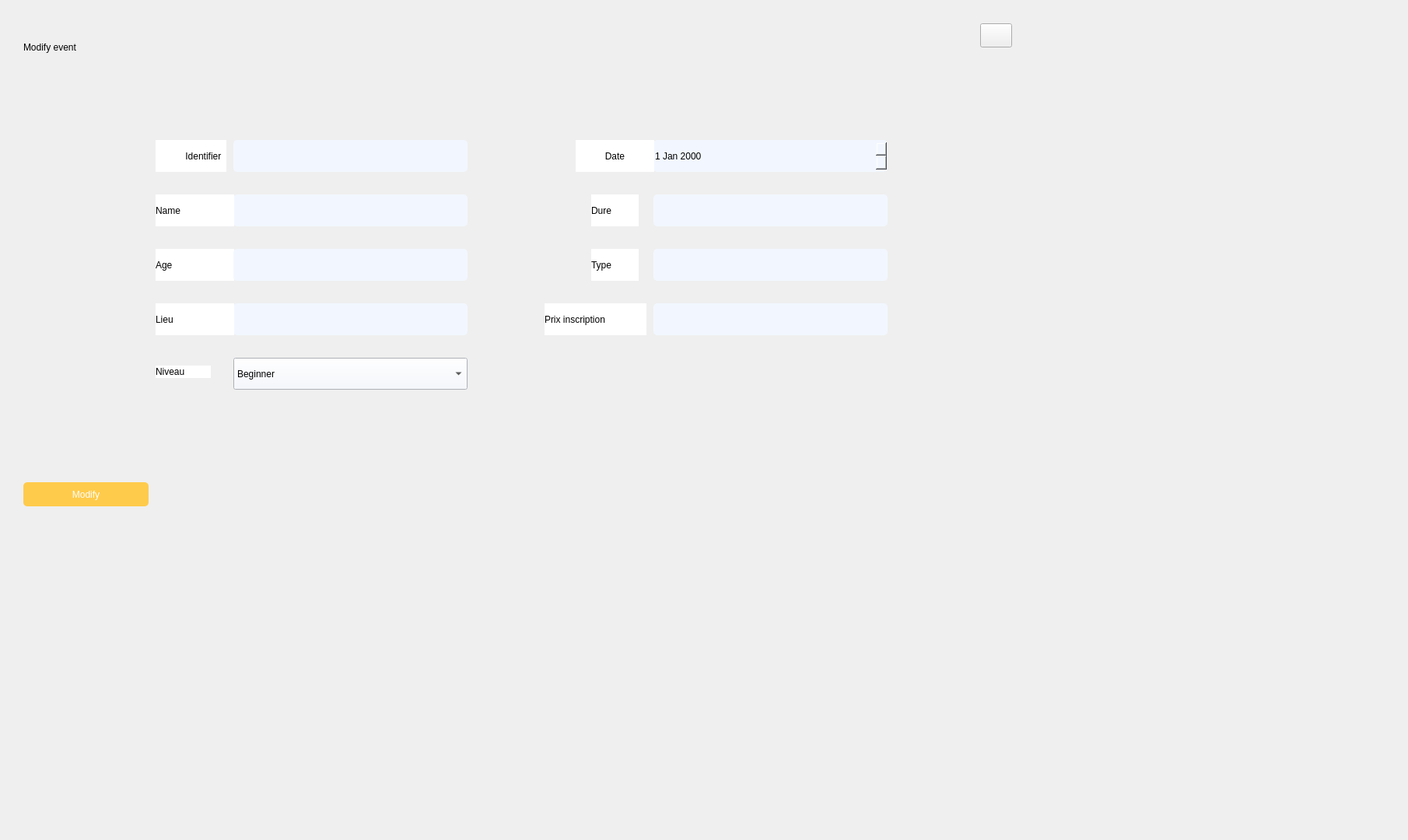
      <widget class="QWidget" name="modifevent">
       <widget class="QLineEdit" name="l_lieum_event">
        <property name="geometry">
         <rect>
          <x>300</x>
          <y>390</y>
          <width>301</width>
          <height>41</height>
         </rect>
        </property>
        <property name="styleSheet">
         <string notr="true">border-radius: 5px ;
background-color: rgb(242, 247, 255);</string>
        </property>
        <property name="frame">
         <bool>true</bool>
        </property>
        <property name="alignment">
         <set>Qt::AlignCenter</set>
        </property>
        <property name="dragEnabled">
         <bool>true</bool>
        </property>
        <property name="readOnly">
         <bool>false</bool>
        </property>
       </widget>
       <widget class="QLineEdit" name="l_nomm_event">
        <property name="geometry">
         <rect>
          <x>300</x>
          <y>250</y>
          <width>301</width>
          <height>41</height>
         </rect>
        </property>
        <property name="styleSheet">
         <string notr="true">border-radius: 5px ;
background-color: rgb(242, 247, 255);</string>
        </property>
        <property name="frame">
         <bool>true</bool>
        </property>
        <property name="alignment">
         <set>Qt::AlignCenter</set>
        </property>
        <property name="dragEnabled">
         <bool>true</bool>
        </property>
        <property name="readOnly">
         <bool>false</bool>
        </property>
       </widget>
       <widget class="QDateEdit" name="l_datem_event">
        <property name="geometry">
         <rect>
          <x>840</x>
          <y>180</y>
          <width>301</width>
          <height>41</height>
         </rect>
        </property>
        <property name="styleSheet">
         <string notr="true">border-radius: 5px ;
background-color: rgb(242, 247, 255);</string>
        </property>
       </widget>
       <widget class="QLabel" name="label_129">
        <property name="geometry">
         <rect>
          <x>700</x>
          <y>390</y>
          <width>131</width>
          <height>41</height>
         </rect>
        </property>
        <property name="styleSheet">
         <string notr="true">background-color: rgb(255, 255, 255);
font: 10pt &quot;poppins&quot;;
color: rgb(0, 0, 0);
</string>
        </property>
        <property name="text">
         <string>Prix inscription</string>
        </property>
        <property name="alignment">
         <set>Qt::AlignLeading|Qt::AlignLeft|Qt::AlignVCenter</set>
        </property>
       </widget>
       <widget class="QLabel" name="label_128">
        <property name="geometry">
         <rect>
          <x>200</x>
          <y>320</y>
          <width>101</width>
          <height>41</height>
         </rect>
        </property>
        <property name="styleSheet">
         <string notr="true">background-color: rgb(255, 255, 255);
font: 10pt &quot;poppins&quot;;
color: rgb(0, 0, 0);
</string>
        </property>
        <property name="text">
         <string>Age</string>
        </property>
        <property name="alignment">
         <set>Qt::AlignLeading|Qt::AlignLeft|Qt::AlignVCenter</set>
        </property>
       </widget>
       <widget class="QLabel" name="label_141">
        <property name="geometry">
         <rect>
          <x>740</x>
          <y>180</y>
          <width>101</width>
          <height>41</height>
         </rect>
        </property>
        <property name="styleSheet">
         <string notr="true">background-color: rgb(255, 255, 255);
font: 10pt &quot;poppins&quot;;
color: rgb(0, 0, 0);
</string>
        </property>
        <property name="text">
         <string>Date</string>
        </property>
        <property name="alignment">
         <set>Qt::AlignCenter</set>
        </property>
       </widget>
       <widget class="QLabel" name="label_102">
        <property name="geometry">
         <rect>
          <x>200</x>
          <y>250</y>
          <width>101</width>
          <height>41</height>
         </rect>
        </property>
        <property name="styleSheet">
         <string notr="true">background-color: rgb(255, 255, 255);
font: 10pt &quot;poppins&quot;;
color: rgb(0, 0, 0);
</string>
        </property>
        <property name="text">
         <string>Name</string>
        </property>
        <property name="alignment">
         <set>Qt::AlignLeading|Qt::AlignLeft|Qt::AlignVCenter</set>
        </property>
       </widget>
       <widget class="QLineEdit" name="l_agem_event">
        <property name="geometry">
         <rect>
          <x>300</x>
          <y>320</y>
          <width>301</width>
          <height>41</height>
         </rect>
        </property>
        <property name="styleSheet">
         <string notr="true">border-radius: 5px ;
background-color: rgb(242, 247, 255);</string>
        </property>
        <property name="alignment">
         <set>Qt::AlignCenter</set>
        </property>
       </widget>
       <widget class="QLineEdit" name="l_typem_event">
        <property name="geometry">
         <rect>
          <x>840</x>
          <y>320</y>
          <width>301</width>
          <height>41</height>
         </rect>
        </property>
        <property name="styleSheet">
         <string notr="true">border-radius: 5px ;
background-color: rgb(242, 247, 255);</string>
        </property>
        <property name="frame">
         <bool>true</bool>
        </property>
        <property name="alignment">
         <set>Qt::AlignCenter</set>
        </property>
        <property name="dragEnabled">
         <bool>true</bool>
        </property>
        <property name="readOnly">
         <bool>false</bool>
        </property>
       </widget>
       <widget class="QLabel" name="label_103">
        <property name="geometry">
         <rect>
          <x>30</x>
          <y>40</y>
          <width>261</width>
          <height>41</height>
         </rect>
        </property>
        <property name="styleSheet">
         <string notr="true">font: 15pt &quot;Poppins&quot;;</string>
        </property>
        <property name="text">
         <string>Modify event</string>
        </property>
       </widget>
       <widget class="QLabel" name="label_139">
        <property name="geometry">
         <rect>
          <x>200</x>
          <y>390</y>
          <width>101</width>
          <height>41</height>
         </rect>
        </property>
        <property name="styleSheet">
         <string notr="true">background-color: rgb(255, 255, 255);
font: 10pt &quot;poppins&quot;;
color: rgb(0, 0, 0);
</string>
        </property>
        <property name="text">
         <string>Lieu</string>
        </property>
        <property name="alignment">
         <set>Qt::AlignLeading|Qt::AlignLeft|Qt::AlignVCenter</set>
        </property>
       </widget>
       <widget class="QLineEdit" name="l_prixm_event">
        <property name="geometry">
         <rect>
          <x>840</x>
          <y>390</y>
          <width>301</width>
          <height>41</height>
         </rect>
        </property>
        <property name="styleSheet">
         <string notr="true">border-radius: 5px ;
background-color: rgb(242, 247, 255);</string>
        </property>
        <property name="frame">
         <bool>true</bool>
        </property>
        <property name="alignment">
         <set>Qt::AlignCenter</set>
        </property>
        <property name="dragEnabled">
         <bool>true</bool>
        </property>
        <property name="readOnly">
         <bool>false</bool>
        </property>
       </widget>
       <widget class="QLabel" name="label_138">
        <property name="geometry">
         <rect>
          <x>1530</x>
          <y>690</y>
          <width>271</width>
          <height>381</height>
         </rect>
        </property>
        <property name="text">
         <string/>
        </property>
        <property name="pixmap">
         <pixmap>:/img/typing_human.png</pixmap>
        </property>
        <property name="scaledContents">
         <bool>true</bool>
        </property>
       </widget>
       <widget class="QLineEdit" name="l_idm_event">
        <property name="geometry">
         <rect>
          <x>300</x>
          <y>180</y>
          <width>301</width>
          <height>41</height>
         </rect>
        </property>
        <property name="styleSheet">
         <string notr="true">border-radius: 5px ;
background-color: rgb(242, 247, 255);</string>
        </property>
        <property name="frame">
         <bool>true</bool>
        </property>
        <property name="alignment">
         <set>Qt::AlignCenter</set>
        </property>
        <property name="dragEnabled">
         <bool>true</bool>
        </property>
        <property name="readOnly">
         <bool>false</bool>
        </property>
       </widget>
       <widget class="QLabel" name="label_130">
        <property name="geometry">
         <rect>
          <x>760</x>
          <y>250</y>
          <width>61</width>
          <height>41</height>
         </rect>
        </property>
        <property name="styleSheet">
         <string notr="true">background-color: rgb(255, 255, 255);
font: 10pt &quot;poppins&quot;;
color: rgb(0, 0, 0);
</string>
        </property>
        <property name="text">
         <string>Dure</string>
        </property>
        <property name="alignment">
         <set>Qt::AlignLeading|Qt::AlignLeft|Qt::AlignVCenter</set>
        </property>
       </widget>
       <widget class="QLabel" name="label_104">
        <property name="geometry">
         <rect>
          <x>200</x>
          <y>180</y>
          <width>91</width>
          <height>41</height>
         </rect>
        </property>
        <property name="styleSheet">
         <string notr="true">background-color: rgb(255, 255, 255);
font: 10pt &quot;poppins&quot;;
color: rgb(0, 0, 0);
</string>
        </property>
        <property name="text">
         <string>       Identifier  </string>
        </property>
        <property name="alignment">
         <set>Qt::AlignRight|Qt::AlignTrailing|Qt::AlignVCenter</set>
        </property>
       </widget>
       <widget class="QLineEdit" name="l_durem_event">
        <property name="geometry">
         <rect>
          <x>840</x>
          <y>250</y>
          <width>301</width>
          <height>41</height>
         </rect>
        </property>
        <property name="styleSheet">
         <string notr="true">border-radius: 5px ;
background-color: rgb(242, 247, 255);</string>
        </property>
        <property name="frame">
         <bool>true</bool>
        </property>
        <property name="alignment">
         <set>Qt::AlignCenter</set>
        </property>
        <property name="dragEnabled">
         <bool>true</bool>
        </property>
        <property name="readOnly">
         <bool>false</bool>
        </property>
       </widget>
       <widget class="QLabel" name="label_140">
        <property name="geometry">
         <rect>
          <x>760</x>
          <y>320</y>
          <width>61</width>
          <height>41</height>
         </rect>
        </property>
        <property name="styleSheet">
         <string notr="true">background-color: rgb(255, 255, 255);
font: 10pt &quot;poppins&quot;;
color: rgb(0, 0, 0);
</string>
        </property>
        <property name="text">
         <string>Type</string>
        </property>
        <property name="alignment">
         <set>Qt::AlignLeading|Qt::AlignLeft|Qt::AlignVCenter</set>
        </property>
       </widget>
       <widget class="QPushButton" name="validerm_event">
        <property name="geometry">
         <rect>
          <x>30</x>
          <y>620</y>
          <width>161</width>
          <height>31</height>
         </rect>
        </property>
        <property name="styleSheet">
         <string notr="true">background-color:#FFCB4B;border-radius :5px; 
color : #fff;</string>
        </property>
        <property name="text">
         <string>Modify</string>
        </property>
       </widget>
       <widget class="QComboBox" name="niveaum">
        <property name="geometry">
         <rect>
          <x>300</x>
          <y>460</y>
          <width>301</width>
          <height>41</height>
         </rect>
        </property>
        <property name="styleSheet">
         <string notr="true">background-color: rgb(242, 247, 255);</string>
        </property>
        <item>
         <property name="text">
          <string>Beginner</string>
         </property>
        </item>
        <item>
         <property name="text">
          <string>Intermediate</string>
         </property>
        </item>
        <item>
         <property name="text">
          <string>Amateur</string>
         </property>
        </item>
        <item>
         <property name="text">
          <string>Professional</string>
         </property>
        </item>
       </widget>
       <widget class="QLabel" name="label_38">
        <property name="geometry">
         <rect>
          <x>200</x>
          <y>470</y>
          <width>71</width>
          <height>16</height>
         </rect>
        </property>
        <property name="styleSheet">
         <string>background-color: rgb(255, 255, 255);
font: 10pt &quot;poppins&quot;;
color: rgb(0, 0, 0);
</string>
        </property>
        <property name="text">
         <string>Niveau</string>
        </property>
       </widget>
       <widget class="QPushButton" name="back2_event">
        <property name="geometry">
         <rect>
          <x>1260</x>
          <y>30</y>
          <width>41</width>
          <height>31</height>
         </rect>
        </property>
        <property name="text">
         <string/>
        </property>
        <property name="icon">
         <iconset resource="assets.qrc">
          <normaloff>:/img/img/back.png</normaloff>:/img/img/back.png</iconset>
        </property>
        <property name="iconSize">
         <size>
          <width>33</width>
          <height>33</height>
         </size>
        </property>
       </widget>
       <widget class="QLabel" name="label_67">
        <property name="geometry">
         <rect>
          <x>1000</x>
          <y>450</y>
          <width>271</width>
          <height>381</height>
         </rect>
        </property>
        <property name="text">
         <string/>
        </property>
        <property name="pixmap">
         <pixmap resource="assets.qrc">:/img/img/typing_human.png</pixmap>
        </property>
        <property name="scaledContents">
         <bool>true</bool>
        </property>
       </widget>
      </widget>
